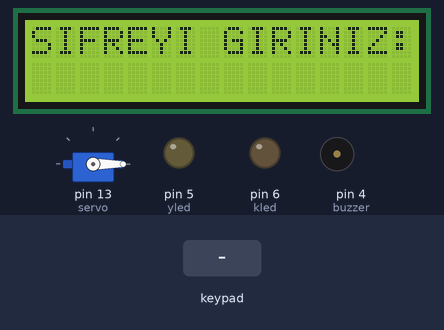
A sketch run on a simulated Arduino Uno, built with avr-gcc and run on an emulated ATmega328P. On the bench: servo, 16×2 character LCD, output pins drawn as LEDs (lit = HIGH), buzzer (waves = sounding, pin HIGH). The inputs (shaded band) are chosen by the test bench. What the sketch prints to the serial monitor is not drawn.

Above: at 8.5 s.
8.6 s: keypad keys 1 2 3 4 pressed 0.4 s apart
At 10.9 s:
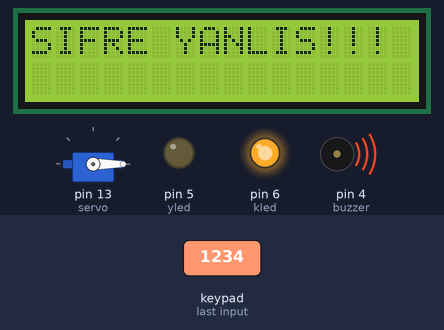
11.7 s: key '1' pressed
At 12.7 s:
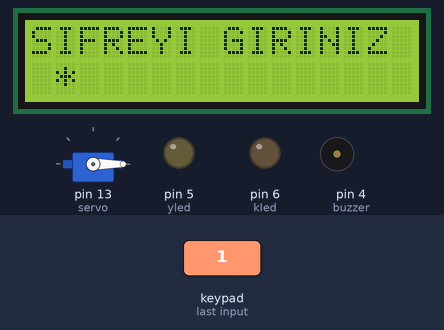
13.6 s: key '2' pressed
At 14.0 s:
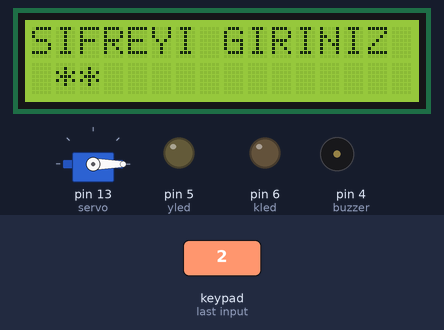
15.2 s: keypad keys 1 2 3 4 # pressed 0.4 s apart
At 19.1 s:
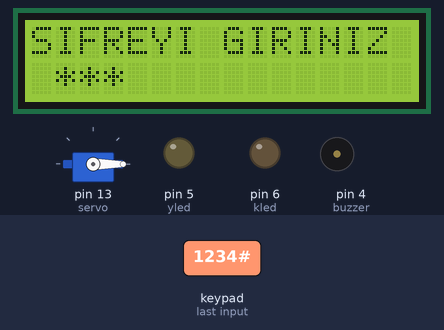
Timing chart, 0 to 19.7 s (numbered marks = the images above; inputs shaded):
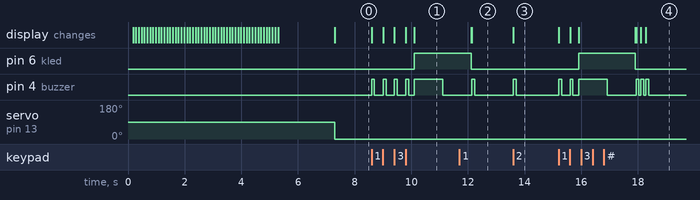

The sketch:

KapiKontrolVersiyon3.ino
```cpp
#include<Keypad.h>  //libraries
#include <LiquidCrystal.h>
#include<Servo.h>
Servo servo;
#define yled 5   //green led
#define kled 6   // red led
#define buzzer 4

LiquidCrystal lcd(12, 11, 10, 9, 8, 7);//Lcd connections LiquidCrystal(rs, enable, d4, d5, d6, d7)
// ( vss:GND ,VDD:+5V,VO:POT ,RW:GND,A:+5V,K:GND)

const byte satir = 4;  //rows
const byte sutun = 4;  //columbs
char sifre[4] = {'1', '2', '3', '#'}; //default password we can change it from here and also change it int he void loop!
char sifre1[4];  //password that we will click on the keypad
char tus;   //char key
int i = 0;
char tus_takimi[4][4] = {  //key_pad  2 dimensional array name of the kayped
  {'1', '2', '3', 'A'},
  {'4', '5', '6', 'B'},
  {'7', '8', '9', 'C'},
  {'*', '0', '#', 'D'}
};

byte satir_pins[4] = {A0, A1, A2, A3};  //rows_pins connected which pins
byte sutun_pins[4] = {A4, A5, 3, 2};    //columb_pins connecting which pins

Keypad tuss_takimi = Keypad(makeKeymap(tus_takimi), satir_pins, sutun_pins, 4, 4);  // special code from Keypad library. basically create map usin name of keypad and row_pins,columb_pins


byte customChar9[8] = {  //in order to create animation(LOADING EFFECT ) and custom character.

  0b11111,
  0b11111,
  0b11111,   // It has been taught in my other video how to create these custom characters: thermometer with animation effect.
  0b11111,
  0b11111,
  0b11111,
  0b11111,
  0b11111
};
byte customChar8[8] = {
  0b11110,
  0b11110,
  0b11110,
  0b11110,
  0b11110,
  0b11110,
  0b11110,
  0b11110
};
byte customChar7[8] = {
  0b11100,
  0b11100,
  0b11100,
  0b11100,
  0b11100,
  0b11100,
  0b11100,
  0b11100
};
byte customChar6[8] = {
  0b11000,
  0b11000,
  0b11000,
  0b11000,
  0b11000,
  0b11000,
  0b11000,
  0b11000
};
byte customChar5[8] = {
  0b10000,
  0b10000,
  0b10000,
  0b10000,
  0b10000,
  0b10000,
  0b10000,
  0b10000
};
byte customChar4[8] = {
  0b00001,
  0b00011,
  0b00011,
  0b00111,
  0b00111,
  0b01111,
  0b01111,
  0b11111
};
byte customChar3[8] = {
  0b00000,
  0b00010,
  0b00010,
  0b00110,
  0b00110,
  0b01110,
  0b01110,
  0b11110
};
byte customChar2[8] = {
  0b00000,
  0b00000,
  0b00000,
  0b00100,
  0b00100,
  0b01100,
  0b01100,
  0b11100
};
byte customChar1[8] = {
  0b00000,
  0b00000,
  0b00000,
  0b00000,
  0b00000,
  0b01000,
  0b01000,
  0b11000
};

byte customChar0[8] = {
  0b00000,
  0b00000,
  0b00000,
  0b00000,
  0b00000,
  0b00000,
  0b00000,
  0b10000
};

void setup() {

  servo.attach(13);
  pinMode(yled, OUTPUT);  //designating leds and buzzer as OUTPUT
  pinMode(buzzer, OUTPUT);
  pinMode(kled, OUTPUT);
  lcd.createChar(0, customChar0);
  lcd.createChar(1, customChar1);
  lcd.createChar(2, customChar2);
  lcd.createChar(3, customChar3);
  lcd.createChar(4, customChar4);
  lcd.createChar(5, customChar5);//other custom char starts from here
  lcd.createChar(6, customChar6);
  lcd.createChar(7, customChar7);
  lcd.createChar(8, customChar8);
  lcd.createChar(9, customChar9);
  lcd.begin(16, 2); // LCD BEGAN
  lcd.clear();  //Clear screen
  lcd.clear();
  lcd.setCursor(1, 0);
  lcd.print("TUGVA");//Clear screen

  for (int i = 1; i <= 13; i++)  // used 2 for loop in order to create LOADING EFFECT
  {


    for (int k = 6; k <= 9; k++)
    {
      lcd.setCursor(i, 1); lcd.write((uint8_t)k);
      delay(100);

    }

  }

  lcd.clear();
  lcd.setCursor(0, 0);
  lcd.print("TUGVA");//ARDUINO HOCAM
  lcd.setCursor(0, 1);
  lcd.print("SIFRELI KAPI");   // LOCK DOOR SYSTEM
  delay(2000);
  lcd.clear();
  lcd.setCursor(0, 0);
  lcd.print("SIFREYI GIRINIZ:");    //YOU CAN PRINT HERE WHAT EVER YOU WANT ,THIS MEAN PASSWORD:
  Serial.begin(9600);
  Serial.println("Hos geldiniz");   //WELCOME
  Serial.println("Sifreyi giriniz");
}

void loop() {
  servo.write(0);

digitalWrite(kled,LOW);
digitalWrite(yled,LOW);
  tus = tuss_takimi.getKey();  //getKey gets key when we click on the keypad

  if (tus)   //if key (tus then it will process as follow
  {
    sifre1[i++] = tus;  //everytime we click keypad ,sifre1=password1 will be [0] to [1] to[2].... till 4. element of array

    lcd.setCursor(i, 1);
    lcd.print("*");   // i have used * this charecter so that passwords that we print on the screen can not be seen from anyone else
    digitalWrite(buzzer,HIGH);
delay(100);
digitalWrite(buzzer,LOW);// also when we clicked keypad ,buzzer will ring which make you feel like real system :)
  }

  if (i == 4)
  { delay(200);
    char sifre[4] = {'1', '2', '3', '#'}; //default password u should write here like that

    if ((strncmp(sifre1, sifre, 4) == 0))   //comparing these passwords if first 4 element correct then  process will be as follows
    {
      lcd.clear();
      lcd.setCursor(0, 0);
      servo.write(90);
      lcd.print("SIFRE DOGRU!"); //password correct
      digitalWrite(yled, HIGH);
      digitalWrite(kled, LOW);
      digitalWrite(buzzer, HIGH);
      delay(100);
      digitalWrite(buzzer, LOW);
      delay(100);
      digitalWrite(buzzer, HIGH);
      delay(100);
      digitalWrite(buzzer, LOW);
      delay(1000);
      lcd.clear();
      lcd.setCursor(0, 0);
      lcd.print("SIFREYI GIRINIZ");  //password :
      i = 0;
    }

    else
    {
      lcd.clear();
      lcd.setCursor(0, 0);
      lcd.print("SIFRE YANLIS!!!");  //wrong password
      digitalWrite(yled, LOW);
      digitalWrite(kled, HIGH);
      digitalWrite(buzzer, HIGH);
      delay(1000);
      digitalWrite(buzzer, LOW);
      delay(1000);
      lcd.clear();
      lcd.setCursor(0, 0);
      lcd.print("SIFREYI GIRINIZ"); //password :
      i = 0;
    }
  }
}
```

Measured:
- after the input at 8.6 s, pin 6 (kled): LOW → HIGH after 1.5 s; pin 4 (buzzer): goes 3 × (HIGH 0.10 s, LOW 0.31 s), HIGH 0.10 s, LOW 0.20 s, HIGH 1.0 s, then LOW, starting at once; the display: first changes at once (image 1 shows a later state)
- after the input at 11.7 s, pin 4 (buzzer): LOW → HIGH after 0.43 s, → LOW 0.10 s later; the display: first differs from a run without the input after 0.43 s (image 2)
- after the input at 13.6 s, pin 4 (buzzer): LOW → HIGH at once, → LOW 0.10 s later; the display: changes at once (image 3)
- after the input at 15.2 s, pin 6 (kled): LOW → HIGH after 0.71 s, → LOW 2.0 s later; pin 4 (buzzer): LOW → HIGH at once, → LOW 0.10 s later, → HIGH 0.30 s later, → LOW 0.10 s later, … (12 changes in this stretch); the display: changes at once (image 4)
